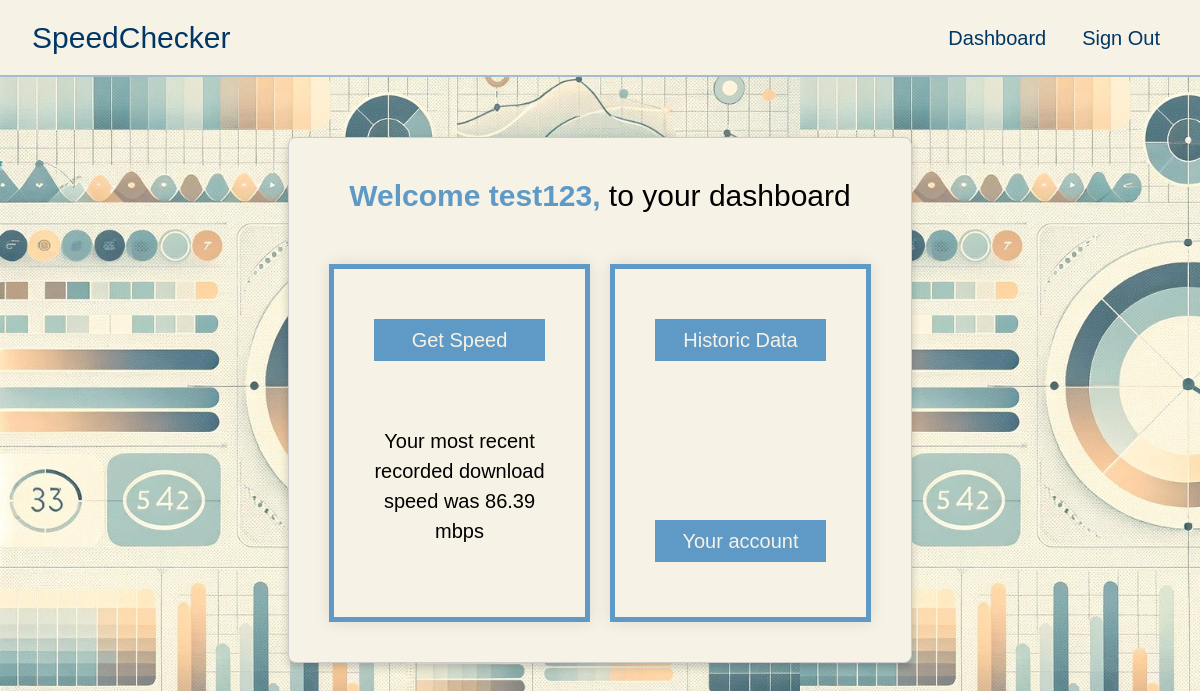
Page /dashboard (signed in) on the earlier database version.
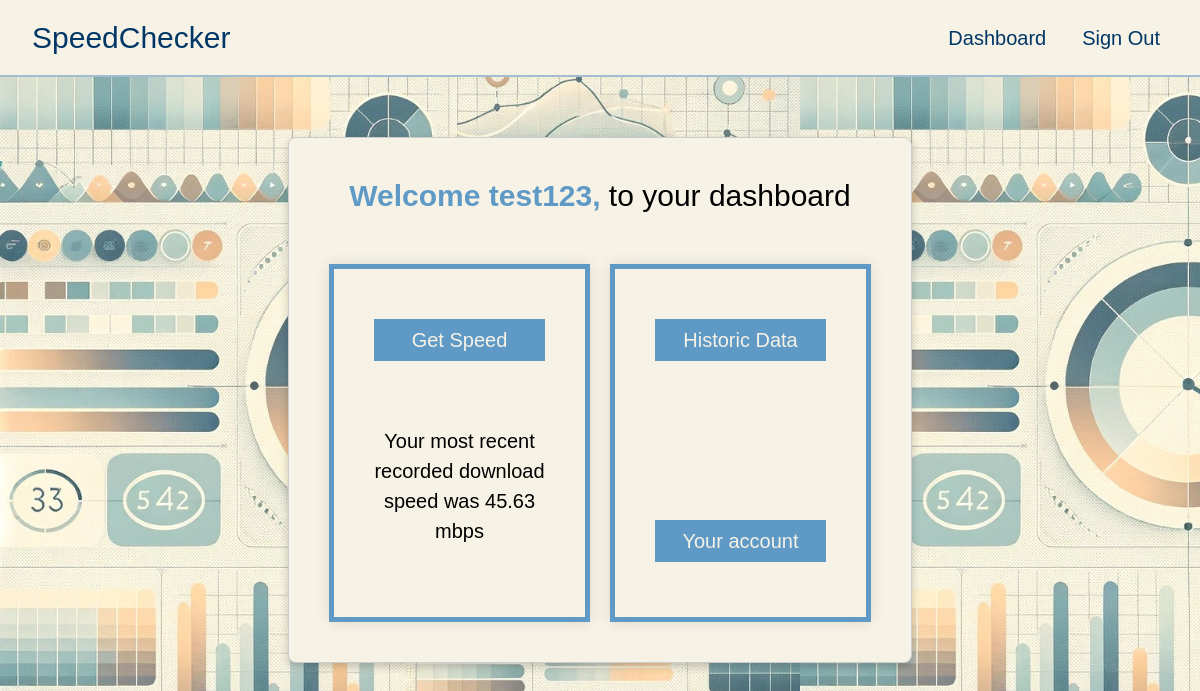
Same page on the later database version.
### server.py (models this page shows)
class Speed(db.Model):
    __tablename__ = "speeds"
    id: Mapped[int] = mapped_column(Integer, primary_key=True)
    user_id: Mapped[int] = mapped_column(Integer, db.ForeignKey("users.id"))
    user = relationship("User", back_populates="speeds", lazy='subquery')
    speed: Mapped[float] = mapped_column(Float,nullable=False)
    date: Mapped[datetime] = mapped_column(DateTime, nullable=False)

### server.py (the view, shortened to what this page needs)
@app.route("/dashboard", methods=["GET", "POST"])
@login_required
def dashboard():
    speeds = Speed.query.filter_by(user_id=current_user.id).order_by(Speed.date.desc()).all()
    if len(speeds) != 0:
        most_recent_speed = speeds[0].speed
    else:
        most_recent_speed = False
    return render_template("dashboard.html", recent_speed=most_recent_speed)

### server.py (called while the page is built)
@login_manager.user_loader
def load_user(user_id):
    return db.get_or_404(User, user_id)

### templates/dashboard.html (shortened to what this page needs)
<!DOCTYPE html>
<html lang="en">
<head>
    {{ bootstrap.load_css() }}
    {% include "navbar.html" %}
    <link href="static/css/dashboard.css" rel="stylesheet" />
</head>
<body>
<div class="dashboard-container">
    <div class="main-box">
        <h1><span class="highlight"> Welcome {{ current_user.name }}, </span> to your dashboard</h1>
        <div class="container-wrapper">
            <div class="container" id="container1">
                <div class="sub-container" id="top-container1">
                    <button class="btn btn-primary" id="startTestBtn">Get Speed</button>
                </div>
                <div class="sub-container" id="bottom-container1">
                    <div id="result">
                        {% if recent_speed == False: %}
                            <p>You haven't recorded a speed yet. Click "Get Speed" to run your first test!</p>
                        {% else: %}
                            <p>Your most recent recorded download speed was <span class="highlight-speed">{{ recent_speed }} mbps</span></p>
                        {% endif %}
                    </div>
                </div>
            </div>
            <div class="container" id="container2">
                <div class="sub-container" id="top-container2">
                    <a href="{{ url_for('data') }}" class="btn btn-primary btn-block">Historic Data</a>
                </div>
                <div class=" sub-container" id="bottom-container2">
                    <a href="{{ url_for('account') }}" class="btn btn-primary btn-block">Your account</a>
                </div>
            </div>
        </div>
    </div>
</div>
</body>
{% include "base-scripts.html" %}

Differences in the rows shown:
no longer on this page (row unchanged): Speed: speed "86.39"
added Speed: speed "45.63"
